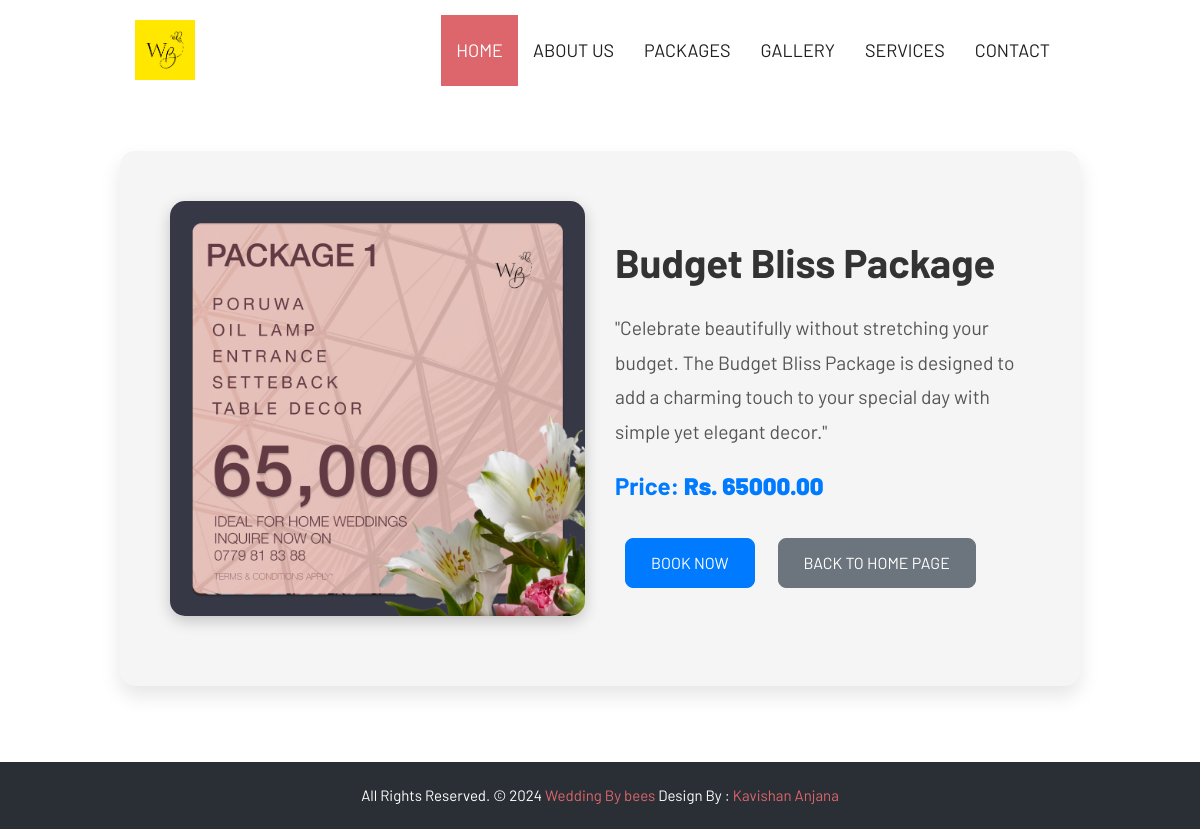
The app's page /package-details.php?id=4 with its own data.
### tables this page shows
CREATE TABLE `general_settings` (
  `id` int(11) NOT NULL,
  `website_name` varchar(255) NOT NULL,
  `facebook_url` varchar(255) DEFAULT NULL,
  `instagram_url` varchar(255) DEFAULT NULL,
  `phone` varchar(15) DEFAULT NULL,
  `address` text DEFAULT NULL,
  `logo` varchar(255) DEFAULT NULL,
  `about_us_text` text DEFAULT NULL,
  `about_us_text_2` text NOT NULL,
  `about_us_image1` varchar(255) DEFAULT NULL,
  `about_us_image2` varchar(255) DEFAULT NULL,
  `packages_text` text NOT NULL,
  `gallery_text` text NOT NULL,
  `event_text` text NOT NULL,
  `auther` varchar(100) NOT NULL
);

CREATE TABLE `package_images` (
  `id` int(11) NOT NULL,
  `image` varchar(255) NOT NULL,
  `description` text DEFAULT NULL,
  `price` decimal(10,2) DEFAULT NULL,
  `title` varchar(255) NOT NULL
);

### package-details.php (the view, shortened to what this page needs)
<?php
include 'inc/config.php';
$sql_general_settings = "SELECT * FROM general_settings WHERE id = 1";
$result_general_settings = $conn->query($sql_general_settings);
$general_settings = $result_general_settings->fetch_assoc();
if (isset($_GET['id']) && is_numeric($_GET['id'])) {
    $id = $_GET['id'];
    $sql = "SELECT * FROM package_images WHERE id = ?";
    $stmt = $conn->prepare($sql);
    $stmt->bind_param("i", $id);
    $stmt->execute();
    $result = $stmt->get_result();
    if ($result->num_rows > 0) {
        $package = $result->fetch_assoc();
    } else {
        echo "Package not found.";
        exit();
    }
} else {
    echo "Invalid request.";
    exit();
}
?>
<!DOCTYPE html>
<html lang="en">
<head>
    <link rel="stylesheet" href="css/bootstrap.min.css">
    <link rel="stylesheet" href="css/pogo-slider.min.css">
    <link rel="stylesheet" href="css/style.css">
    <link rel="stylesheet" href="css/responsive.css">
    <link rel="stylesheet" href="css/custom.css">
	<link rel="stylesheet" href="css/alerts.css">
</head>
<body  data-spy="scroll" data-target="#navbar-wd" data-offset="98" style="background-image: url('images/background/.jpg'); background-repeat: no-repeat; background-attachment: fixed; background-size: cover;">
	<header class="top-header">
		<nav class="navbar header-nav navbar-expand-lg">
            <div class="container">
				<a class="navbar-brand" href="index.php"><img src="images/logo/<?php echo $general_settings['logo']?>" height="60px" alt="image"></a>
                <div class="collapse navbar-collapse justify-content-end" id="navbar-wd">
                    <ul class="navbar-nav">
                        <li><a class="nav-link active" href="index.php#home">Home</a></li>
                        <li><a class="nav-link" href="index.php#about">About Us</a></li>
                        <li><a class="nav-link" href="index.php#packages">Packages</a></li>
                        <li><a class="nav-link" href="index.php#gallery">Gallery</a></li>
                        <li><a class="nav-link" href="index.php#services">Services</a></li>
						<li><a class="nav-link" href="index.php#contact">Contact</a></li>
                    </ul>
                </div>
            </div>
        </nav>
	</header>
    <div class="container package-container">
    <div class="row">
        <div class="col-md-6 image-section">
            <img src="images/packages/<?php echo htmlspecialchars($package['image']); ?>"
                 alt="Package Image" class="package-image">
        </div>
        <div class="col-md-6 details-section">
            <h1 class="package-title"><?php echo htmlspecialchars($package['title']); ?></h1>
            <p class="package-description"><?php echo nl2br(htmlspecialchars($package['description'])); ?></p>
            <p class="package-price">Price: <strong>Rs. <?php echo htmlspecialchars($package['price']); ?></strong></p>
            <div class="buttons">
                <a href="#" class="btn btn-primary" id="bookNowBtn">Book Now</a>
                <a href="index.php" class="btn btn-secondary">Back to Home Page</a>
            </div>
        </div>
    </div>
</div>
	<footer class="footer-box">
		<div class="container">
			<div class="row">
				<div class="col-lg-12">
					<p class="footer-company-name">All Rights Reserved. &copy; 2024 <a href="#"><?php echo $general_settings['website_name']?></a> Design By : <a href="#"><?php echo $general_settings['auther']?></a></p>
				</div>
			</div>
		</div>
	</footer>
</body>
</html>

### css/style.css (style rules this page uses)
body { color: #252525; font-size: 15px; font-family: "Barlow", sans-serif; line-height: 1.80857; }
a { color: #1f1f1f; text-decoration: none !important; outline: none !important; -webkit-transition: all 0.3s ease-in-out; -moz-transition: all 0.3s ease-in-out; -ms-transition: all 0.3s ease-in-out; -o-transition: all 0.3s ease-in-out; transition: all 0.3s ease-in-out; }
h1, h2, h3, h4, h5, h6 { letter-spacing: 0; font-weight: normal; position: relative; padding: 0 0 10px 0; font-weight: normal; line-height: 120% !important; color: #1f1f1f; margin: 0; }
h1 { font-size: 24px; }
a { color: #1f1f1f; text-decoration: none; outline: none; }
a, .btn { text-decoration: none !important; outline: none !important; -webkit-transition: all 0.3s ease-in-out; -moz-transition: all 0.3s ease-in-out; -ms-transition: all 0.3s ease-in-out; -o-transition: all 0.3s ease-in-out; transition: all 0.3s ease-in-out; }
ul, li, ol { list-style: none; margin: 0px; padding: 0px; }
.top-header .navbar { padding: 15px 0px; }
.top-header .navbar .navbar-collapse ul li a { padding: 19px 15px; text-transform: uppercase; font-size: 18px; }
.top-header .navbar .navbar-collapse ul li a.active { background: #dd666c; color: #ffffff; }
.footer-box { background: #292f35; padding: 20px 0; }
.footer-box .footer-company-name { text-align: center; margin: 0px; color: #ffffff; }
.footer-box .footer-company-name a { color: #dd666c; }

### package-details.php (style rules this page uses)
.container { width: 80%; margin: 0 auto; text-align: center; }
.package-container { background-color: #f5f5f5; padding: 50px; border-radius: 15px; box-shadow: 0 10px 20px rgba(0, 0, 0, 0.1); margin-top: 50px; margin-bottom: 76px; }
.image-section { text-align: center; margin-bottom: 20px; }
.package-image { max-width: 100%; border-radius: 15px; box-shadow: 0 5px 15px rgba(0, 0, 0, 0.2); }
.details-section { text-align: left; display: flex; flex-direction: column; justify-content: center; }
.package-title { font-size: 2.5rem; font-weight: bold; color: #333; margin-bottom: 15px; }
.package-description { font-size: 1.2rem; line-height: 1.8; color: #555; margin-bottom: 15px; }
.package-price { font-size: 1.5rem; color: #007bff; font-weight: bold; margin-bottom: 20px; }
.buttons .btn { padding: 12px 25px; font-size: 1rem; margin-right: 10px; border-radius: 8px; text-transform: uppercase; transition: transform 0.2s ease-in-out, background-color 0.3s; }
h1, h2 { color: #333; }
.btn { display: inline-block; padding: 10px 20px; margin: 10px; color: #fff; text-decoration: none; background-color: #007bff; border-radius: 5px; }
.btn-secondary { background-color: #6c757d; }

### records on screen
general_settings: logo (picture), website_name "Wedding By bees", auther "Kavishan Anjana"
package_images: image (picture), title "Budget Bliss Package", description "\"Celebrate beautifully without stretching your budget. The Budget Bliss Package is designed to add a charming touch to your special day with simple yet elegant decor.\"", price "65000.00"
